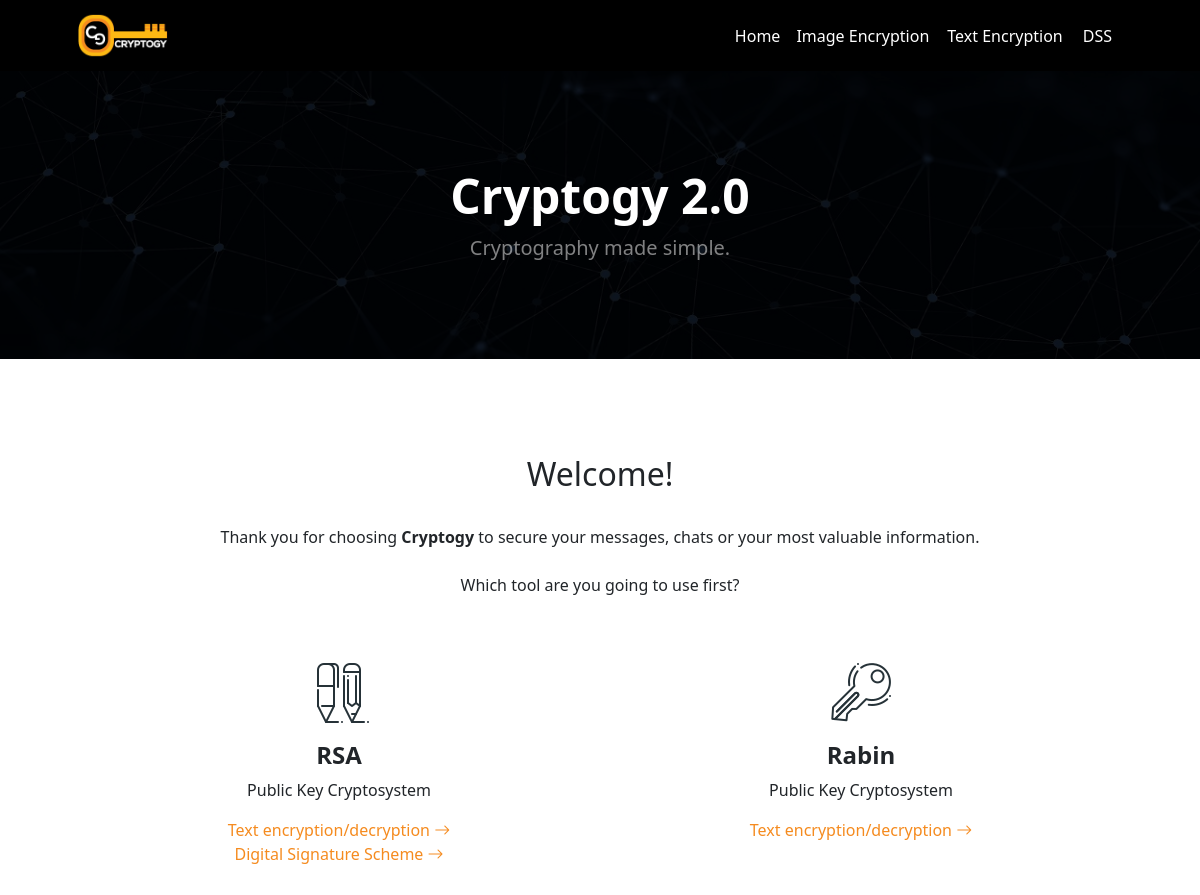
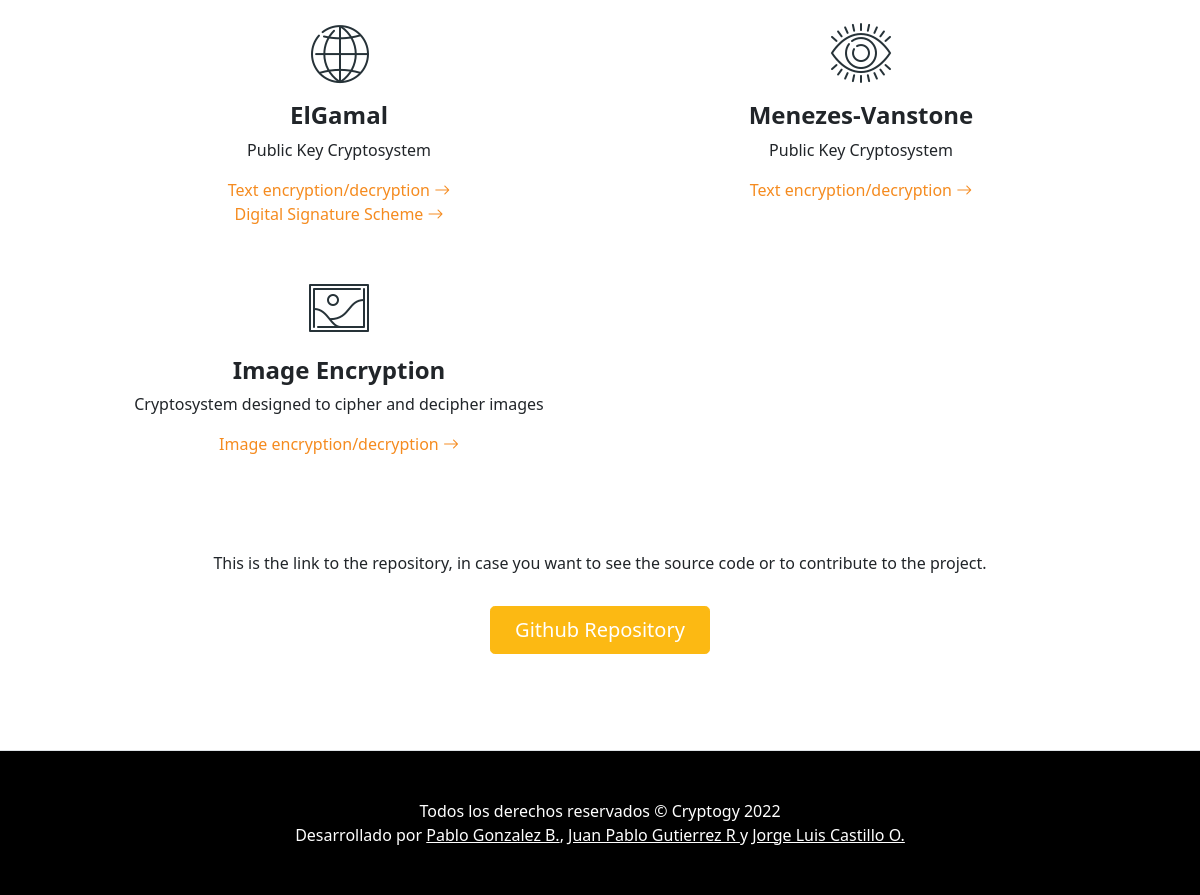
The page / on the database its author committed (2 pictures, top to bottom).
### cryptogyapp/models.py (models this page shows, shortened)
class Cryptosystem(models.Model):
    icon = models.ImageField(default='/staticfiles/assets/default.jpg')
    name = models.CharField(max_length=200)
    desc = models.CharField(max_length=1200)

### cryptogyapp/views.py (the view)
# urls.py: path('', views.index, name='index'),
def index(request):
    cryptosystem_list = Cryptosystem.objects.all()
    template = loader.get_template('cryptogyapp/index.html')
    context = {
        'cryptosystem_list': cryptosystem_list
    }
    return HttpResponse(template.render(context, request))

### cryptogyapp/templates/cryptogyapp/index.html
{% extends "cryptogyapp/base.html" %}
{% block content %}
<div class="container px-5 my-5">
    <h2 style="text-align:center">Welcome!</h2>
    <br>
    <p style="text-align:center"> Thank you for choosing <strong>Cryptogy</strong> to secure your messages, chats or your most valuable information. <br><br> Which tool are you going to use first?</p>
    <br>
    <br>
    <div class="row gx-5">
        {% if cryptosystem_list %}
            {% for cryptosystem in cryptosystem_list %}
                {% if cryptosystem.name in 'RSA, Rabin, ElGamal, Menezes-Vanstone' %}
                    <div id="cryptosystemBox" class="col-lg-6 mb-5 mb-lg-0">
                        <div class="feature bg-white bg-gradient text-white rounded-3 mb-3"><img src="{{ cryptosystem.icon.url }}"></img></div>
                        <h2 class="h4 fw-bolder">{{ cryptosystem.name }}</h2>
                        <p>{{ cryptosystem.desc }}</p>
                        {% if cryptosystem.name in 'RSA, ElGamal' %}
                        <a style="color:#F58B1F" class="text-decoration-none" href="/{{ cryptosystem.name }}/">
                            Text encryption/decryption
                            <i class="bi bi-arrow-right"></i>
                        </a>
                        <br>
                        <a style="color:#F58B1F" class="text-decoration-none" href="/{{ cryptosystem.name|add:'-DSS' }}/">
                            Digital Signature Scheme
                            <i class="bi bi-arrow-right"></i>
                        </a>
                        {% else %}
                        <a style="color:#F58B1F" class="text-decoration-none" href="/{{ cryptosystem.name }}/">
                            Text encryption/decryption
                            <i class="bi bi-arrow-right"></i>
                        </a>
                        {% endif %}
                    </div>
                {% elif cryptosystem.name == 'Image-Encryption' %}
                    <div id="cryptosystemBox" class="col-lg-6 mb-5 mb-lg-0">
                        <div class="feature bg-white bg-gradient text-white rounded-3 mb-3"><img src="{{ cryptosystem.icon.url }}"></img></div>
                        <h2 class="h4 fw-bolder">Image Encryption</h2>
                        <p>{{ cryptosystem.desc }}</p>
                        <a style="color:#F58B1F" class="text-decoration-none" href="/{{ cryptosystem.name }}/">
                            Image encryption/decryption
                            <i class="bi bi-arrow-right"></i>
                        </a>
                    </div>
                {% endif %}
            {% endfor %}
        {% else %}
            <p>No cryptosystems are available.</p>
        {% endif %}
    </div>
    <br>
    <br>
    <h6 style="text-align:center">This is the link to the repository, in case you want to see the source code or to contribute to the project.</h6>
    <br>
    <div class="d-grid gap-3 d-sm-flex justify-content-sm-center">
        <a class="btn btn-aux btn-lg px-4" href="https://github.com/pgonzalezb4/Cryptogy-Web-App-Django" target="_blank">Github Repository</a>
    </div>
</div>
{% endblock content %}

### rows shown on the page
Cryptosystem: icon (picture), name "RSA", desc "Public Key Cryptosystem"
Cryptosystem: icon (picture), name "Rabin", desc "Public Key Cryptosystem"
Cryptosystem: icon (picture), name "ElGamal", desc "Public Key Cryptosystem"
Cryptosystem: icon (picture), name "Menezes-Vanstone", desc "Public Key Cryptosystem"
Cryptosystem: icon (picture), desc "Cryptosystem designed to cipher and decipher images"
